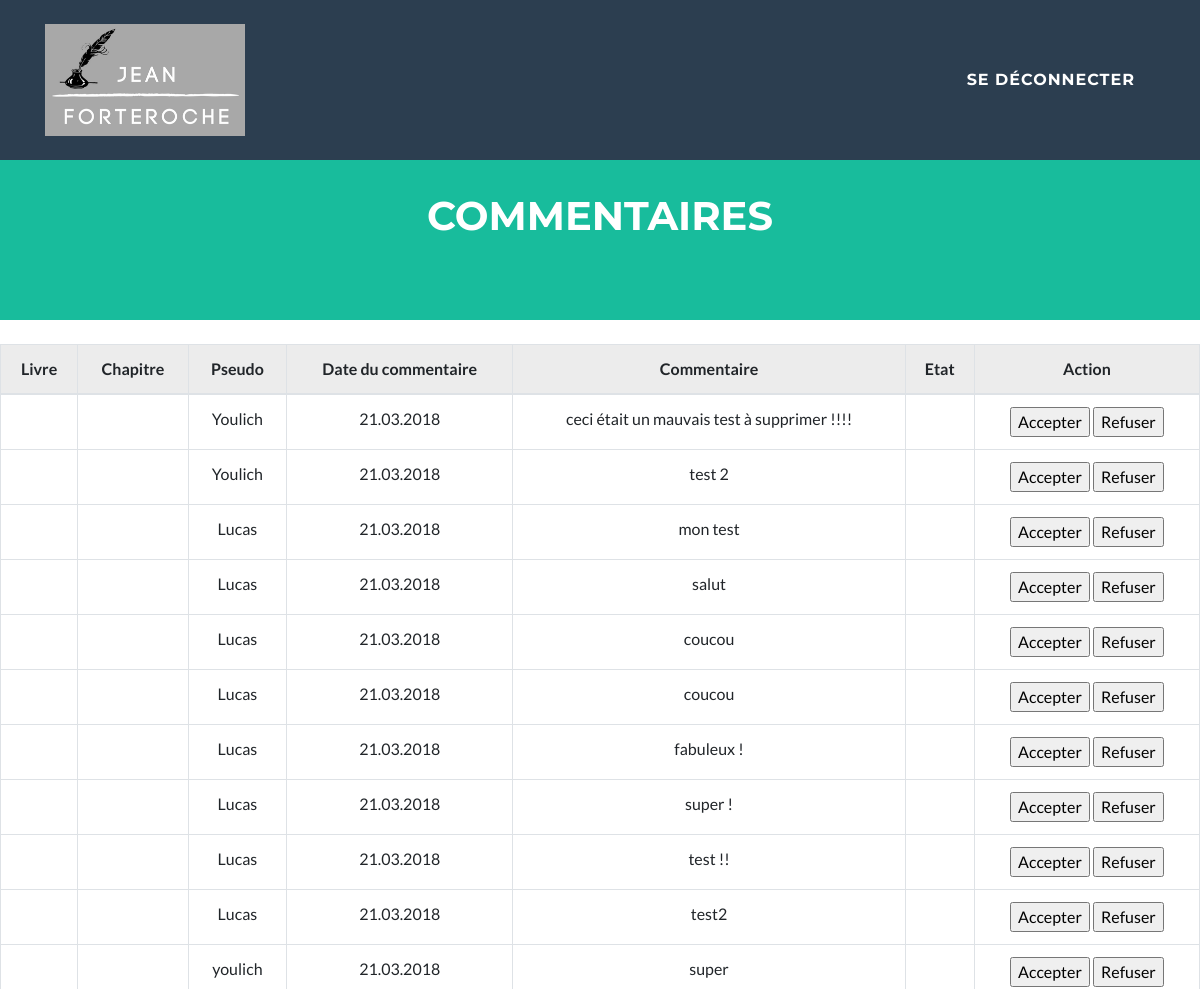
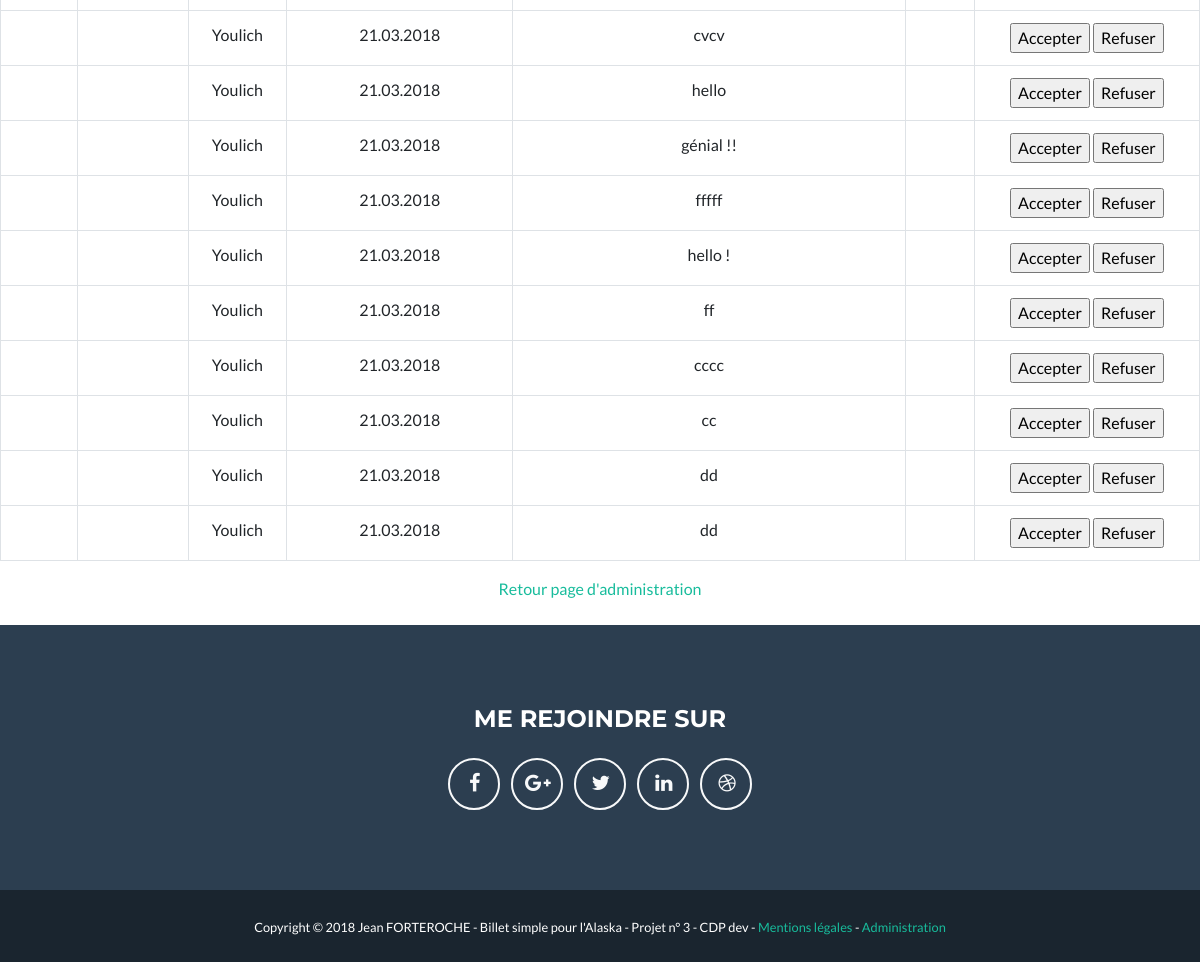
Page /index.php?action=listComments (signed in) on the earlier database version (2 pictures, top to bottom).
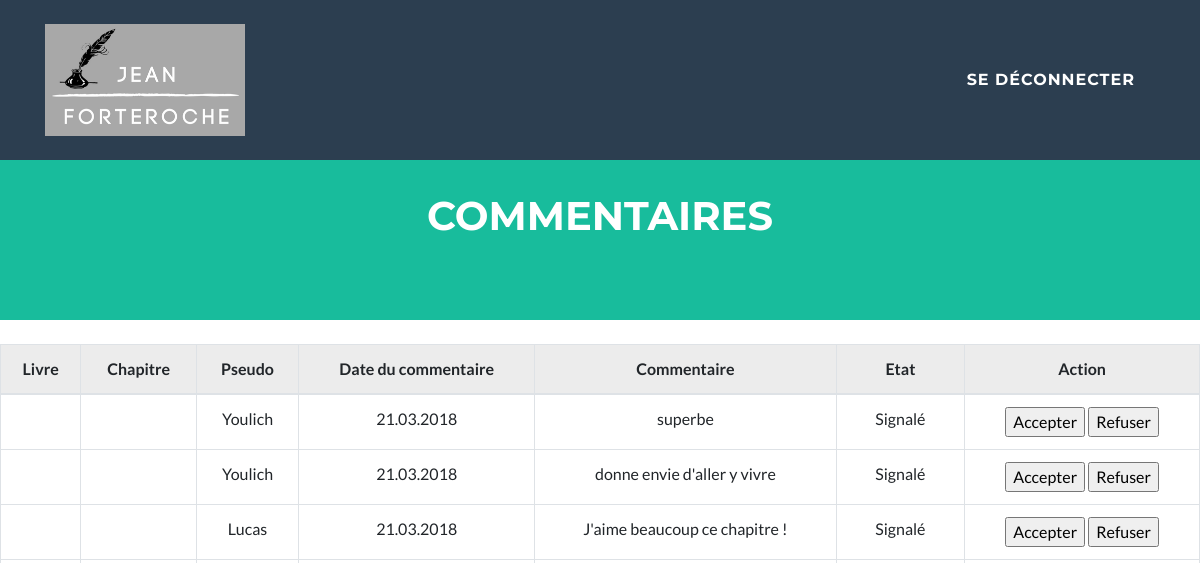
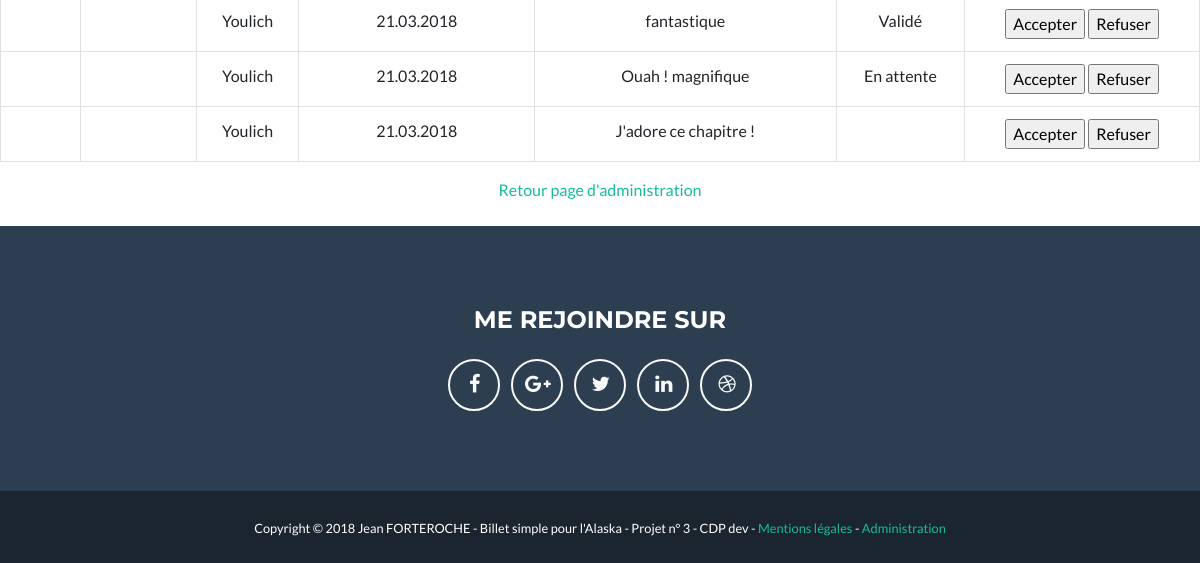
Same page on the later database version (2 pictures, top to bottom).
### tables this page shows
CREATE TABLE IF NOT EXISTS `comments` (
  `id` int(11) NOT NULL AUTO_INCREMENT,
  `comment` text NOT NULL,
  `commentDate` datetime NOT NULL,
  `chapterId` int(11) NOT NULL,
  `membreId` int(11) NOT NULL,
  `membrePseudo` varchar(255) NOT NULL,
  `etat` enum('En attente','Validé','Relancé','Refusé','Signalé') NOT NULL,
  PRIMARY KEY (`id`)
);

### controler/Frontend.php (called while the page is built, shortened)
<?php
require_once('Autoload.php');
Class Frontend
{
    public function listComments()
    {
        $commentManager = new CommentManager();
        $comments = $commentManager->getComments();
        require('view/frontend/listCommentsView.php');
    }
}

### index.php (called while the page is built, shortened)
<?php
require_once("controler/Autoload.php");
$router = new \router\Router();
$router->diriger();

### model/CommentManager.php (called while the page is built, shortened)
<?php
class CommentManager extends DbConnect
{
    public function getComments()
    {
        $comments = array();
        $db = $this->dbConnect();
        $req = $db->prepare('SELECT * FROM comments ORDER BY etat DESC');
        $req->execute(array());
        while ($data = $req->fetch()) {
            $comment = new Comment();
            $comment->hydrate($data);
            $comments[] = $comment;
        }
        return $comments;
    }
}

### controler/Autoload.php (called while the page is built, shortened)
<?php
class Autoload
{
    static function chargerClass($class)
    {
        $file = str_replace('\\','/',$class);
        $file = ltrim($file,'/');
    }
}

### entity/Comment.php (called while the page is built, shortened)
<?php
class Comment
{
    private $id;
    private $comment;
    private $membrePseudo;
    private $etat;
    public function hydrate(array $donnees)
    {
        foreach ($donnees as $key => $value)
        {
            $method = 'set'.ucfirst($key);
        }
    }
    public function getEtat ()
    {
        return $this->etat;
    }
    public function setEtat ($etat)
    {
        $this->etat = $etat;
    }
    public function getId ()
    {
        return $this->id;
    }
    public function setId ($id)
    {
        $this->id = $id;
    }
    public function getComment ()
    {
        return $this->comment;
    }
    public function setComment ($comment)
    {
        $this->comment = $comment;
    }
    public function getMembrePseudo()
    {
        return $this->membrePseudo;
    }
    public function setMembrePseudo ($membrePseudo)
    {
        $this->membrePseudo = $membrePseudo;
    }
}

### view/frontend/listCommentsView.php (the view)
<!DOCTYPE html>
<html lang="fr">
<?php require ('HeaderAdmin.php');?>
<header class="bg-primary text-white">
    <div class="container text-center">
        <br/><br/><br/>
        <h1>Commentaires</h1>
        <br/><br/><br/>
    </div>
</header>
<body class="top">
<br/>
<table class="table table-bordered text-center">
    <thead class="thead table-active">
    <tr>
        <th>Livre</th>
        <th>Chapitre</th>
        <th>Pseudo</th>
        <th>Date du commentaire</th>
        <th>Commentaire</th>
        <th>Etat</th>
        <th colspan="2">Action</th>
    </tr>
    </thead>
    <tbody>
<?php
foreach ($comments as $comment)
{
    ?>
            <tr>
                <td></td>
                <td></td>
               <td>
                   <?php echo $comment->getMembrePseudo();?>
               </td>
                <td>
                    <?php $date = $comment->getCommentDate();
                          echo $date = date('d.m.Y'); ?>
                </td>
                <td>
                    <?php echo $comment->getComment(); ?>
                </td>
                <td>
                    <?php echo $comment->getEtat(); ?>
                </td>
                <td>
                    <a href="index.php?action=approved&amp;id=<?php echo $comment->getId(); ?>"><input type="button" value="Accepter"></a>
                    <a href="index.php?action=refused&amp;id=<?php echo $comment->getId(); ?>"><input type="button" value="Refuser">
                </td>
            </tr>
    <?php
}
?>
</tbody>
</table>
<div align="center"> <a href="index.php?action=administration">Retour page d'administration</a> </div>
<br/>
</body>
<?php require ('Footer.php'); ?>
</html>

### router/Router.php (shortened to what this page needs)
<?php
class Router
{
    public function diriger ()
    {
        try {
            if (isset($_GET['action'])) {
                if ($_GET['action'] == 'listBooks') {
                    $frontend = new Frontend();
                    $frontend->listBooks();
                }elseif ($_GET['action'] == 'listChapters') {
                    $frontend = new \controler\Frontend();
                    $frontend->listChapters();
                }elseif ($_GET['action'] == 'addbook') {
                    if (!empty($_POST['titrelivre'])) {
                        $frontend = new Frontend();
                        $frontend->addBook($_POST['titrelivre']);
                    }else {
                        throw new \Exception('Tous les champs ne sont pas remplis !');}
                }elseif ($_GET['action'] == 'addchapter') {
                    if (!empty($_POST['titrechapitre'])) {
                        $frontend = new Frontend();
                        $frontend->addChapter($_POST['titrechapitre'], $_POST['contenu'], $_FILES['image']);
                    }else {
                        throw new \Exception('Tous les champs ne sont pas remplis !');}
                } elseif ($_GET['action'] == 'listComments') {
                    $frontend = new \controler\Frontend();
                    $frontend->listComments();
                } elseif ($_GET['action'] == 'listcommentsmembre') {
                    $frontend = new \controler\Frontend();
                    $frontend->listCommentsMembre();
                }elseif ($_GET['action'] == 'approved') {
                    $backend = new Backend();
                    $backend->approvedComments();
                }elseif ($_GET['action'] == 'refused') {
                    $backend = new Backend();
                    $backend->refusedComments();
                }elseif ($_GET['action'] == 'deletecomment') {
                    $frontend = new Frontend();
                    $frontend->deleteComment();
                }elseif ($_GET['action'] == 'signaled') {
                    $frontend = new Frontend();
                    $frontend->SignaledComment();
                } elseif ($_GET['action'] == 'listmembres') {
                    $frontend = new \controler\Frontend();
                    $frontend->listMembres();
                } elseif ($_GET['action'] == 'publier') {
                    $frontend = new Frontend();
                    $frontend->Publier();
                } elseif ($_GET['action'] == 'accueil') {
                    $frontend = new \controler\Frontend();
                    $frontend->accueil();
                }   elseif ($_GET['action'] == 'connectMembre') {
                    $backend = new \controler\Backend();
                    $backend->connectMembre();
                }
                elseif ($_GET['action'] == 'deconnectMembre') {
                    $backend = new \controler\Backend();
                    $backend->deconnectMembre();
                }
                elseif ($_GET['action'] == 'authentificationAdmin') {
                    $backend = new \controler\Backend();
                    $backend->connectAdmin();
                }
                elseif ($_GET['action'] == 'addMembre') {
                    $backend = new Backend();
                    $backend->addMembre();
                }
                elseif ($_GET['action'] =='suppMembre'){
                    $backend = new Backend();
                    $backend->suppMembre();
                }
                elseif ($_GET['action']=='profilMembre')
                {
                    $frontend = new Frontend();
                    $frontend->profilMembre();
                }
                elseif ($_GET['action'] == 'inscripMembre')
                {
                        $frontend = new \controler\Frontend();
                        $frontend->inscripMembre();
                }
                elseif ($_GET['action'] == 'mentionslegales') {
                    $frontend = new \controler\Frontend();
                    $frontend->mentionslegales();
                }
                elseif ($_GET['action'] == 'charte') {
                    $frontend = new \controler\Frontend();
                    $frontend->charte();
                }
                elseif ($_GET['action'] == 'contact'){
                    $backend = new Mail();
                    $backend ->Contact();
                }
                elseif ($_GET['action'] == 'modifpseudo_mdp'){
                    $backend = new Backend();
                    $backend->modifPseudoMdp();
                }
                elseif ($_GET['action'] == 'modifemail'){
                    $backend = new Backend();
                    $backend->modifEmail();
                }
                elseif ($_GET['action'] == 'connectAdmin'){
                    $frontend = new Frontend();
                    $frontend->connectAdmin();
                }
                elseif ($_GET['action'] == 'administration'){
                    $frontend = new Frontend();
                    $frontend->administration();
                }
                elseif ($_GET['action'] == 'deconnectAdmin'){
                    $backend = new Backend();
                    $backend->deconnectAdmin();
                }
            } else {
                $frontend = new \controler\Frontend();
                $frontend->accueil();
            }
        }
        catch
        (\Exception $e) {
            echo 'Erreur : ' . $e->getMessage();
        }
    }
}

### view/frontend/HeaderAdmin.php (shortened to what this page needs)
<head>
    <link href="vendor/bootstrap/css/bootstrap.min.css" rel="stylesheet">
    <link href="public/css/style.css" rel="stylesheet">
    <link href="vendor/font-awesome/css/font-awesome.min.css" rel="stylesheet" type="text/css">
    <link href="vendor/magnific-popup/magnific-popup.css" rel="stylesheet" type="text/css">
    <link href="css/freelancer.min.css" rel="stylesheet">
<body id="top">
<nav class="navbar navbar-expand-lg bg-secondary fixed-top text-uppercase" id="mainNav">
    <div class="container">
        <img src="public/images/LOGO.png" width="200px"/>
            <div class="collapse navbar-collapse" id="navbarResponsive">
                <ul class="navbar-nav ml-auto">
                    <li class="nav-item dropdown mx-0 mx-lg-1">
                        <a class="nav-link py-3 px-0 px-lg-3 rounded js-scroll-trigger" href="index.php?action=deconnectAdmin">Se déconnecter</a>
                    </li>
                </ul>
            </div>
    </div>
</nav>
</body>

### view/frontend/Footer.php (shortened to what this page needs)
<!DOCTYPE html>
<html lang="fr">
<footer class="footer text-center">
<div>
                <h4 class="text-uppercase mb-4">Me rejoindre sur</h4>
                <ul class="list-inline mb-0">
                    <li class="list-inline-item">
                        <a class="btn btn-outline-light btn-social text-center rounded-circle" href="#">
                            <i class="fa fa-fw fa-facebook"></i>
                        </a>
                    </li>
                    <li class="list-inline-item">
                        <a class="btn btn-outline-light btn-social text-center rounded-circle" href="#">
                            <i class="fa fa-fw fa-google-plus"></i>
                        </a>
                    </li>
                    <li class="list-inline-item">
                        <a class="btn btn-outline-light btn-social text-center rounded-circle" href="#">
                            <i class="fa fa-fw fa-twitter"></i>
                        </a>
                    </li>
                    <li class="list-inline-item">
                        <a class="btn btn-outline-light btn-social text-center rounded-circle" href="#">
                            <i class="fa fa-fw fa-linkedin"></i>
                        </a>
                    </li>
                    <li class="list-inline-item">
                        <a class="btn btn-outline-light btn-social text-center rounded-circle" href="#">
                            <i class="fa fa-fw fa-dribbble"></i>
                        </a>
                    </li>
                </ul>
</div>
</footer>
<div class="copyright">
    <div class="copyright py-4 text-center text-white">
        <div class="container">
            <small>Copyright © 2018 Jean FORTEROCHE - Billet simple pour l'Alaska - Projet n° 3 - CDP dev - <a href="index.php?action=mentionslegales">Mentions légales</a> -
                <a href="index.php?action=connectAdmin">Administration</a></small>
        </div>
    </div>
</div>
</html>

### public/css/style.css (style rules this page uses)
h1 { text-transform: uppercase; }
li { list-style-type: none; }
.bg-primary { padding-top: 10%; }

Differences in the rows shown:
removed comments: membrePseudo "Youlich", comment "ceci était un mauvais test à supprimer !!!!"
removed comments: membrePseudo "Youlich", comment "test 2"
removed comments: membrePseudo "Lucas", comment "mon test"
removed comments: membrePseudo "Lucas", comment "salut"
removed comments: membrePseudo "Lucas", comment "coucou"
removed comments: membrePseudo "Lucas", comment "coucou"
removed comments: membrePseudo "Lucas", comment "fabuleux !"
removed comments: membrePseudo "Lucas", comment "super !"
removed comments: membrePseudo "Lucas", comment "test !!"
removed comments: membrePseudo "Lucas", comment "test2"
removed comments: membrePseudo "youlich", comment "super"
removed comments: membrePseudo "Youlich", comment "cvcv"
removed comments: membrePseudo "Youlich", comment "hello"
removed comments: membrePseudo "Youlich", comment "génial !!"
removed comments: membrePseudo "Youlich", comment "fffff"
removed comments: membrePseudo "Youlich", comment "hello !"
removed comments: membrePseudo "Youlich", comment "ff"
removed comments: membrePseudo "Youlich", comment "cccc"
removed comments: membrePseudo "Youlich", comment "cc"
removed comments: membrePseudo "Youlich", comment "dd"
removed comments: membrePseudo "Youlich", comment "dd"
added comments: membrePseudo "Youlich", comment "superbe", etat "Signalé"
added comments: membrePseudo "Youlich", comment "donne envie d'aller y vivre", etat "Signalé"
added comments: membrePseudo "Lucas", comment "J'aime beaucoup ce chapitre !", etat "Signalé"
added comments: membrePseudo "Youlich", comment "fantastique", etat "Validé"
added comments: membrePseudo "Youlich", comment "Ouah ! magnifique", etat "En attente"
added comments: membrePseudo "Youlich", comment "J'adore ce chapitre !"
